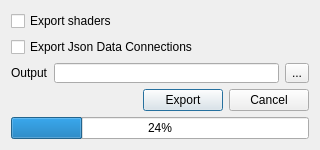
<?xml version="1.0" encoding="UTF-8"?>
<ui version="4.0">
 <class>Dialog</class>
 <widget class="QDialog" name="Dialog">
  <property name="geometry">
   <rect>
    <x>0</x>
    <y>0</y>
    <width>320</width>
    <height>150</height>
   </rect>
  </property>
  <property name="sizePolicy">
   <sizepolicy hsizetype="Fixed" vsizetype="Fixed">
    <horstretch>0</horstretch>
    <verstretch>0</verstretch>
   </sizepolicy>
  </property>
  <property name="minimumSize">
   <size>
    <width>320</width>
    <height>150</height>
   </size>
  </property>
  <property name="maximumSize">
   <size>
    <width>320</width>
    <height>150</height>
   </size>
  </property>
  <property name="windowTitle">
   <string>Dialog</string>
  </property>
  <layout class="QGridLayout" name="gridLayout">
   <item row="0" column="0">
    <layout class="QVBoxLayout" name="verticalLayout">
     <item>
      <widget class="QCheckBox" name="checkBox">
       <property name="text">
        <string>Export shaders</string>
       </property>
      </widget>
     </item>
     <item>
      <widget class="QCheckBox" name="checkBox_2">
       <property name="text">
        <string>Export Json Data Connections</string>
       </property>
      </widget>
     </item>
     <item>
      <layout class="QHBoxLayout" name="horizontalLayout_2">
       <item>
        <widget class="QLabel" name="label">
         <property name="text">
          <string>Output</string>
         </property>
        </widget>
       </item>
       <item>
        <widget class="QLineEdit" name="lineEdit"/>
       </item>
       <item>
        <widget class="QToolButton" name="toolButton">
         <property name="text">
          <string>...</string>
         </property>
        </widget>
       </item>
      </layout>
     </item>
    </layout>
   </item>
   <item row="1" column="0">
    <layout class="QHBoxLayout" name="horizontalLayout">
     <item>
      <spacer name="horizontalSpacer">
       <property name="orientation">
        <enum>Qt::Horizontal</enum>
       </property>
       <property name="sizeHint" stdset="0">
        <size>
         <width>40</width>
         <height>20</height>
        </size>
       </property>
      </spacer>
     </item>
     <item>
      <widget class="QPushButton" name="pushButton">
       <property name="text">
        <string>Export</string>
       </property>
      </widget>
     </item>
     <item>
      <widget class="QPushButton" name="pushButton_2">
       <property name="text">
        <string>Cancel</string>
       </property>
      </widget>
     </item>
    </layout>
   </item>
   <item row="2" column="0">
    <widget class="QProgressBar" name="progressBar">
     <property name="value">
      <number>24</number>
     </property>
    </widget>
   </item>
  </layout>
 </widget>
 <resources/>
 <connections/>
</ui>
